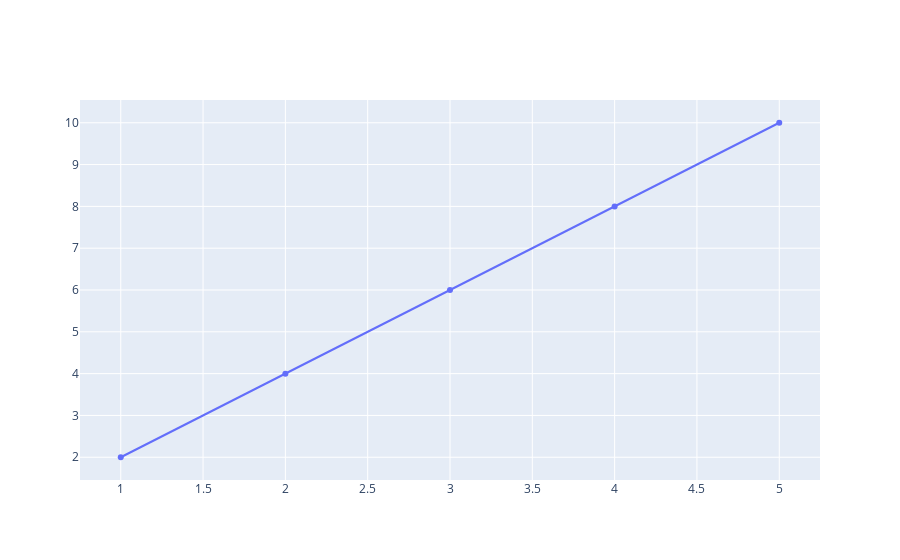

Notebook cell for this chart:
### Code cell
import plotly.graph_objects as go
x = [1, 2, 3, 4, 5]
y = [2, 4, 6, 8, 10]
fig = go.Figure(data = go.Scatter(x = x, y = y))
fig.show()

### Figure 1 — Plotly figure (JSON) as saved in the notebook; plotly's stock layout.template omitted (floating-point values rounded to 4 significant figures)
{"data": [{"type": "scatter", "x": [1, 2, 3, 4, 5], "y": [2, 4, 6, 8, 10]}], "layout": {}}
